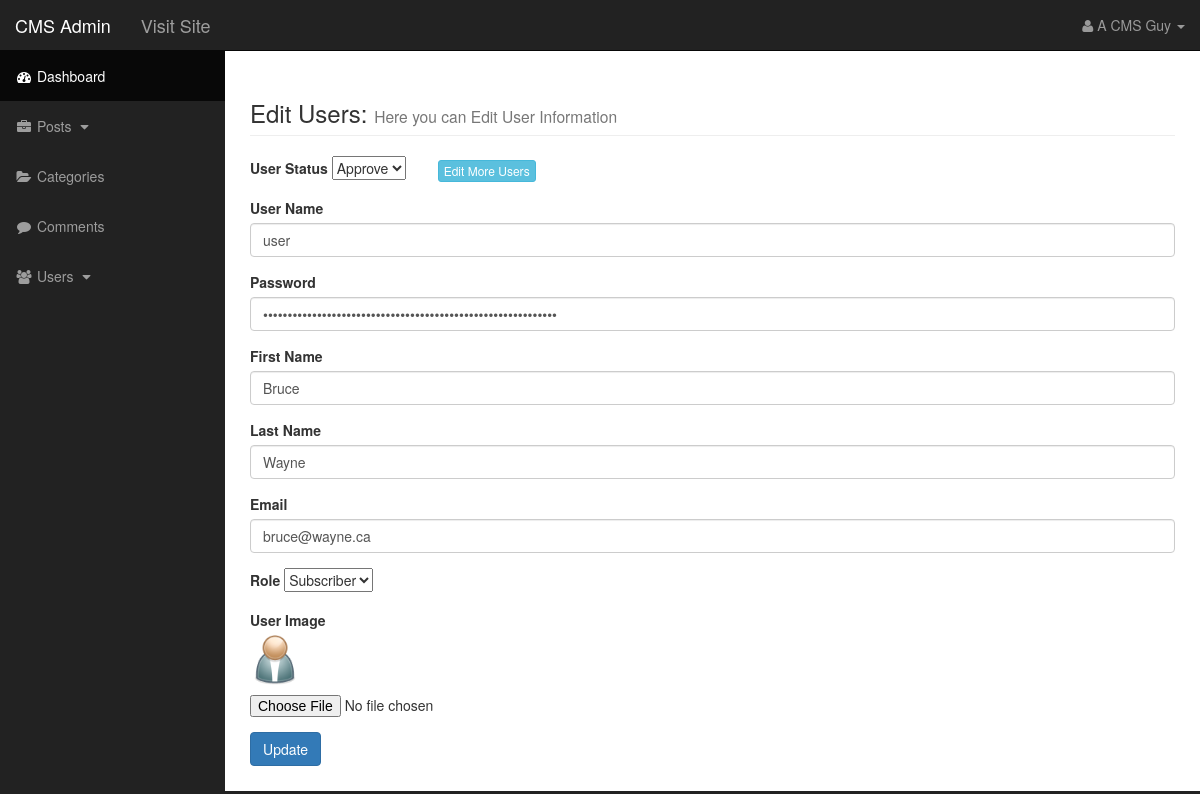
The app's page /admin/users.php?source=edit_users&user_id=5 (signed in) with its own data.
### tables this page shows
CREATE TABLE `users` (
  `user_id` int(5) NOT NULL,
  `username` varchar(255) NOT NULL,
  `password` varchar(255) NOT NULL,
  `user_firstname` varchar(255) NOT NULL,
  `user_lastname` varchar(255) NOT NULL,
  `user_email` varchar(255) NOT NULL,
  `user_image` text NOT NULL,
  `user_role` varchar(255) NOT NULL,
  `user_status` varchar(255) NOT NULL
);

### admin/includes/edit_users.php (the view, shortened to what this page needs)
<?php
				$get_values = editUsersStep1();
             $username = $get_values['username'];
             $password = $get_values['password'];
             $user_firstname = $get_values['user_firstname'];
             $user_lastname = $get_values['user_lastname'];
             $user_image_current = $get_values['user_image'];
             $user_email = $get_values['user_email'];
             $user_role = $get_values['user_role'];
             $user_status = $get_values['user_status'];
  	editUsersStep2();
   ?>
<h3 class="page-header">
                      Edit Users:
                      <small> Here you can Edit User Information</small>
                  </h3>
                  <form role="form" action="" method="post" enctype="multipart/form-data" data-toggle="validator">
	<div class="form-group">
		<label for="user_status">User Status</label>
		<select name="user_status" id="">
			<?php if ($user_status == "approved"){ ?>
			<option value="approved" selected>Approve</option>
			<?php } else { ?>
			<option value="approved">Approve</option>
			<option value="declined" selected>Decline</option>
			<?php } ?>
		</select>
		<span style="margin-left:2em;">
			<a href='users.php' class="btn btn-xs btn-info"> Edit More Users</a>
		</span>
	</div>
	<div class="form-group">
		<label for="username">User Name</label>
		<input type="text" class="form-control" name="username" value="<?php echo $username; ?>" required>
	</div>
	<div class="form-group">
		<label for="password">Password</label>
		<input type="password" class="form-control" name="password" value="<?php echo $password; ?>" required>
	</div>
	<div class="form-group">
		<label for="user_firstname">First Name</label>
		<input type="text" class="form-control" name="user_firstname" value="<?php echo $user_firstname; ?>">
	</div>
	<div class="form-group">
		<label for="user_lastname">Last Name</label>
		<input type="text" class="form-control" name="user_lastname" value="<?php echo $user_lastname; ?>">
	</div>
	<div class="form-group">
		<label for="user_email">Email</label>
		<input type="email" class="form-control" name="user_email" data-error="Bruh, that email address is invalid" value="<?php echo $user_email; ?>" required>
	</div>
	<div class="form-group">
		<label for="user_role">Role</label>
		<select name="user_role" id="">
			<?php if ($user_role == "admin"){ ?>
			<option value="admin" selected> Admin</option>
			<option value="subscriber"> Subscriber</option>
			<?php } else { ?>
			<option value="subscriber" selected> Subscriber</option>
			<?php } ?>
		</select>
	</div>
	<div class="form-group">
		<label for="user_image">User Image</label>
		<p><img src="images/users/<?php echo $user_image_current; ?>" width="50em" /></p>
		<input type="file"  name="user_image">
	</div>
	<div class="form-group">
		<input class="btn btn-primary" type="submit" name="update_users" value="Update">
	</div>
</form>

### admin/css/sb-admin.css (style rules this page uses)
body { margin-top: 100px; background-color: #222; }
@media (min-width:768px) { body { margin-top: 50px; } }

### records on screen
users: user_status "Approve", username "user", user_firstname "Bruce", user_lastname "Wayne", user_email "bruce@wayne.ca", user_role "Subscriber", user_image (picture)

### other values on screen
$_SESSION['user_firstname'] "A CMS"
$_SESSION['user_lastname'] "Guy"
